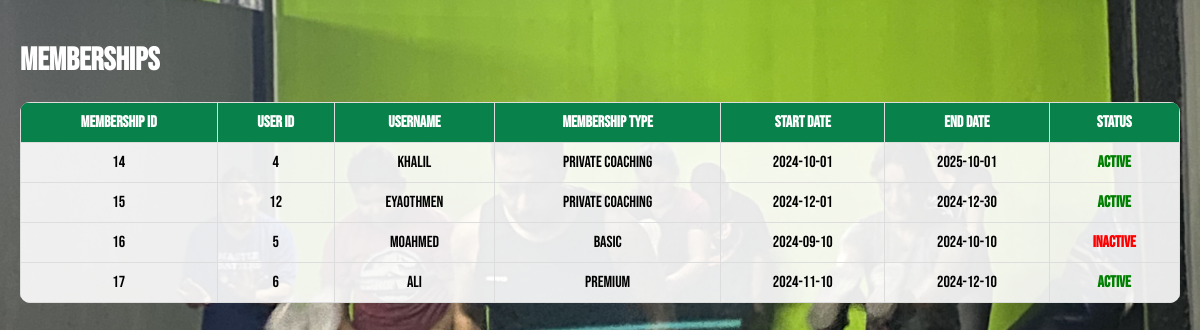
Screenshot of /urban/memberships.php (signed in) with the database file from the repository.
### tables this page shows
CREATE TABLE `memberships` (
  `membership_id` int(11) UNSIGNED NOT NULL,
  `user_id` int(11) UNSIGNED NOT NULL,
  `start_date` date NOT NULL,
  `end_date` date NOT NULL,
  `membership_type` varchar(100) NOT NULL
);

CREATE TABLE `users` (
  `user_id` int(11) UNSIGNED NOT NULL,
  `username` varchar(50) NOT NULL,
  `password` varchar(255) NOT NULL,
  `full_name` varchar(100) NOT NULL,
  `phonenumber` varchar(20) DEFAULT NULL,
  `dob` date DEFAULT NULL,
  `is_admin` tinyint(1) DEFAULT 0
);

### urban/memberships.php (the view, shortened to what this page needs)
<?php
$servername = "localhost";
$username = "root";
$password = "";
$dbname = "urbangymdb";
$conn = new mysqli($servername, $username, $password, $dbname);
$sql = "SELECT memberships.membership_id, memberships.user_id, users.username, memberships.membership_type, memberships.start_date, memberships.end_date
        FROM memberships
        JOIN users ON memberships.user_id = users.user_id";
$result = $conn->query($sql);
?>
<!DOCTYPE html>
<html lang="en">
<head>
</head>
<body>
    <header>
        <h1>Memberships</h1>
    </header>
    <table>
        <thead>
            <tr>
                <th>Membership ID</th>
                <th>User ID</th>
                <th>Username</th>
                <th>Membership Type</th>
                <th>Start Date</th>
                <th>End Date</th>
                <th>Status</th>
            </tr>
        </thead>
        <tbody>
            <?php
            while ($row = $result->fetch_assoc()) {
                $status = (strtotime($row['end_date']) >= time()) ? "<span class='active'>Active</span>" : "<span class='inactive'>Inactive</span>";
                echo "<tr>
                        <td>{$row['membership_id']}</td>
                        <td>{$row['user_id']}</td>
                        <td>{$row['username']}</td>
                        <td>{$row['membership_type']}</td>
                        <td>{$row['start_date']}</td>
                        <td>{$row['end_date']}</td>
                        <td>{$status}</td>
                    </tr>";
            }
            ?>
        </tbody>
    </table>
</body>
</html>

### urban/memberships.php (style rules this page uses)
body { font-family: 'Bebas Neue', sans-serif; margin: 0; padding: 20px; background: url('urbangym.jpeg') no-repeat center center fixed; background-size: cover; color: #fff; }
table { width: 100%; margin: 20px 0; border-collapse: collapse; background-color: rgba(255, 255, 255, 0.9); color: #000; border-radius: 10px; overflow: hidden; }
table th, table td { border: 1px solid #ddd; padding: 10px; text-align: center; }
table th { background-color: #09814A; color: white; }
.active { color: green; font-weight: bold; }
.inactive { color: red; font-weight: bold; }

### rows the page displays
memberships: membership_id "14", user "4", user.username "khalil", membership_type "Private Coaching", start_date "2024-10-01", end_date "2025-10-01", shows "Active"
memberships: membership_id "15", user "12", user.username "eyaothmen", membership_type "Private Coaching", start_date "2024-12-01", end_date "2024-12-30", shows "Active"
memberships: membership_id "16", user "5", user.username "moahmed", membership_type "Basic", start_date "2024-09-10", end_date "2024-10-10", shows "Inactive"
memberships: membership_id "17", user "6", user.username "ali", membership_type "Premium", start_date "2024-11-10", end_date "2024-12-10", shows "Active"
